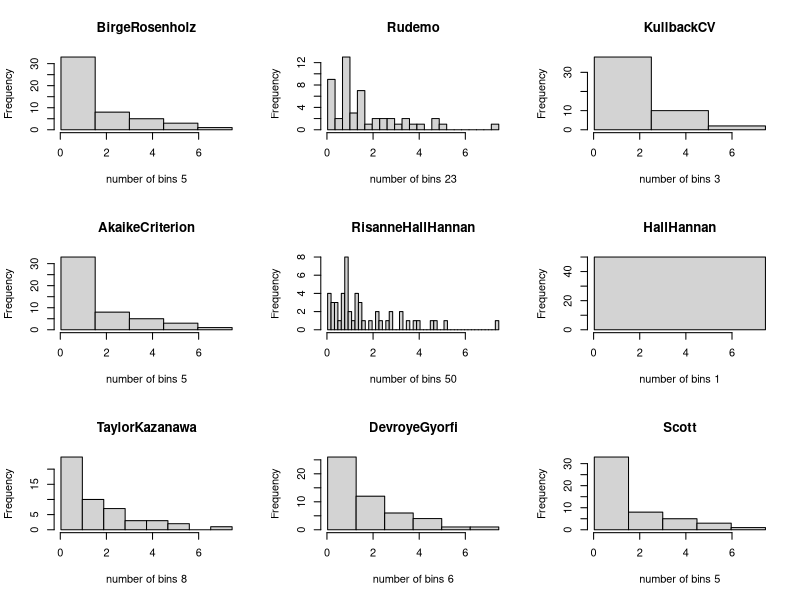
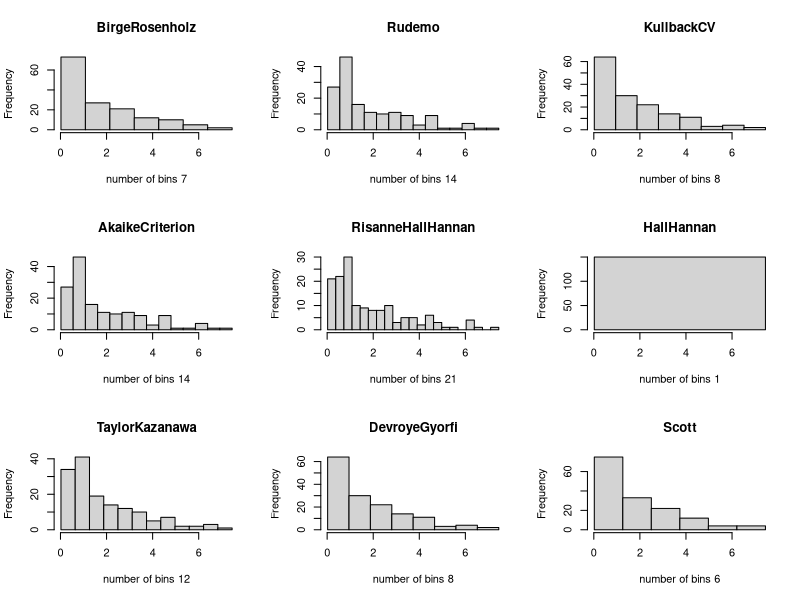
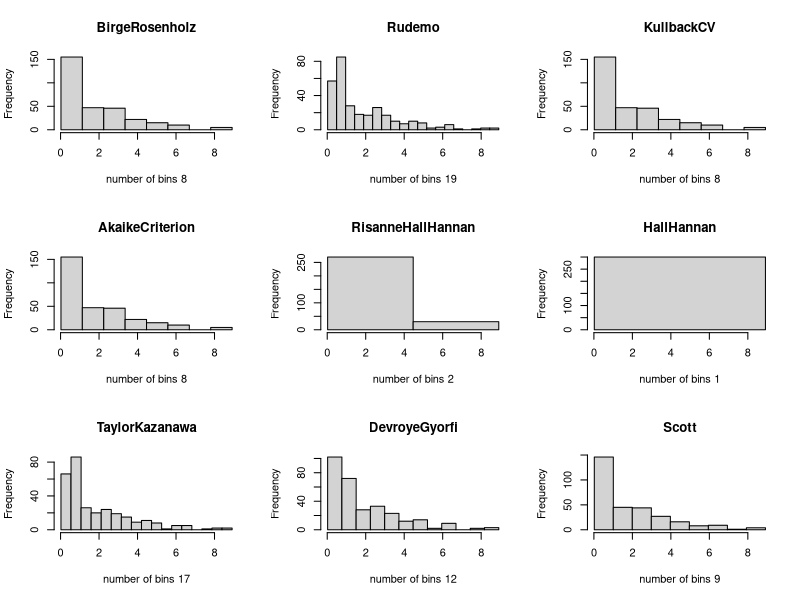

Recreate these plots in R, in order.

## function rg genrate random values from g-alpha
rg <- function(alpha, n) {
    r_exp <- rexp(n, 0.5)
    r_beta <- rbeta(n, 5, 2)
    r_unif <- runif(n)
    ## here I assume the order in the result vector does not matter(iid)
    ## to simplify the method
    r_mix <- r_exp[r_unif < alpha]
    r_mix <- append(r_mix, r_beta[r_unif >= alpha])
    return(r_mix)
}

set.seed(10)
samp_50<- rg(0.8, 50)

set.seed(10)
samp_150 <- rg(0.8, 150)

set.seed(10)
samp_300 <- rg(0.8, 300)
##hist(samp)

## Nine methods taught in lecture
BirgeRosenholz <- function(X) {
    n <- length(X)
    BR <- rep(0,n)
    p <- 2.5
    for(i in c(1:n)) {
        r <- range(X)
        breakSeq <- seq(r[1], r[2], by = (r[2] - r[1])/i)
        h <- hist(X, breaks = breakSeq, plot = FALSE)
        nn <- h$counts
        ## some bins contain zero value so log function will complain, here is to remove zero bins
        if ( sum(nn > 0) != length(nn)) {
            nn <- nn[nn > 0]
        }
        BR[i] <- t(nn) %*% log(nn) + n*log(i) - (i - 1 + (log(i)^p))
    }
    nbins <- which.max(BR)
    maxval4BR <- max(BR)
    return(nbins)
}

Rudemo <- function(X) {
    n <- length(X)
    BR <- rep(0,n)
    for(i in c(1:n)) {
        r <- range(X)
        breakSeq <- seq(r[1], r[2], by = (r[2] - r[1])/i)
        h <- hist(X, breaks = breakSeq, plot = FALSE)
        nn <- h$counts
        BR[i] <- (i * (n + 1) / n^2) * (t(nn) %*% nn) - 2 * i
    }
    nbins <- which.max(BR)
    maxval4BR <- max(BR)
    return(nbins)
}

KullbackCV <- function(X) {
    n <- length(X)
    BR <- rep(0,n)
    for(i in c(1:n)) {
        r <- range(X)
        breakSeq <- seq(r[1], r[2], by = (r[2] - r[1])/i)
        h <- hist(X, breaks = breakSeq, plot = FALSE)
        nn <- h$counts
        if ( sum(nn > 1) != length(nn)) {
            nn <- nn[nn > 0]
        }
        BR[i] <- t(nn) %*% log(nn-1) + n * log(i)
    }
    nbins <- which.max(BR)
    maxval4BR <- max(BR)
    return(nbins)
}

AkaikeCriterion <- function(X) {
    n <- length(X)
    BR <- rep(0,n)
    for(i in c(1:n)) {
        r <- range(X)
        breakSeq <- seq(r[1], r[2], by = (r[2] - r[1])/i)
        h <- hist(X, breaks = breakSeq, plot = FALSE)
        nn <- h$counts
        if ( sum(nn > 0) != length(nn)) {
            nn <- nn[nn > 0]
        }
        BR[i] <- t(nn) %*% log(nn) + n*log(i) - (i - 1)
    }
    nbins <- which.max(BR)
    maxval4BR <- max(BR)
    return(nbins)
}

## slide is different from code provided
RisanneHallHannan <- function(X) {
    n <- length(X)
    BR <- rep(0,n)
    for(i in c(1:n)) {
        r <- range(X)
        breakSeq <- seq(r[1], r[2], by = (r[2] - r[1])/i)
        h <- hist(X, breaks = breakSeq, plot = FALSE)
        nn <- h$counts
        prod_list <- c(1)
        for(j in c(1:i)) {
            prod_list <- append(prod_list, factorial(nn[j]))
        }
        BR[i] <- i^n * ((i - 1)/(i + n - 1)) * prod(prod_list)
##      BR[i] <- i^n * ((i - 1)/(i + n - 1)) * prod(prod_list)
    }
    nbins <- which.max(BR)
    maxval4BR <- max(BR)
    return(nbins)
}

HallHannan <- function(X) {
    n <- length(X)
    BR <- rep(0,n)
    for(i in c(1:n)) {
        r <- range(X)
        breakSeq <- seq(r[1], r[2], by = (r[2] - r[1])/i)
        h <- hist(X, breaks = breakSeq, plot = FALSE)
        nn <- h$counts
        nn <- nn[nn > 0]
        BR[i] <-t(nn - 0.5) %*% log(nn - 0.5) - (n - i/2) * log(n - i/2) + n * log(i) - (i/2) * log(n)
    }
    nbins <- which.min(BR)
    maxval4BR <- min(BR)
    return(nbins)
}

## slide is different from code
TaylorKazanawa <- function(X) {
    s2 <- var(X)
    n <- length(X)
    r <- range(X)
    nbins <- floor((r[2] - r[1])*(n/s2)^(1/3)/2.29)
    return(nbins)
}

DevroyeGyorfi <- function(X) {
    s <- sd(X)
    r <- range(X)
    n <- length(X)
    nbins <- floor((r[2] - r[1])*(n^(1/3)/(s*2.72)))
    return(nbins)
}

Scott <- function(X) {
    s <- sd(X)
    r <- range(X)
    n <- length(X)
    nbins <- floor((r[2] - r[1])*(n^(1/3)/(s * 3.49)))
    return(nbins)
}

list_of_methods <- list(BirgeRosenholz, Rudemo, KullbackCV, AkaikeCriterion, RisanneHallHannan, HallHannan, TaylorKazanawa, DevroyeGyorfi, Scott)
list_of_methods_nm <- list("BirgeRosenholz","Rudemo","KullbackCV","AkaikeCriterion","RisanneHallHannan","HallHannan","TaylorKazanawa","DevroyeGyorfi","Scott")

## list is a list of functions, all have the same interface(takes X as argument)
## X is the random sample data
comp_methods <- function(l,ln, X) {
    n <- length(l)
    result_table <- matrix(rep(0, n*2), nrow = n)
    ## open 9 sub diagrams(n x 1)
    par(mfrow = c(3, 3))
    space <- range(X)
    X_min <- space[1]
    X_max <- space[2]
    ## for(method in l){
    ##     nbins <- method(X)
    ##     result_table[i,1] <- nbins
    ##     i = i + 1
    ##     hist(X, breaks = seq(X_min, X_max, by = (X_max - X_min)/(nbins)))
    ## }

    ## result_list <- lapply(l, FUN = function(method) {
    ##     nbins <- method(X);
    ##     hist(X, breaks = seq(X_min, X_max, by = (X_max - X_min)/nbins));
    ##     return(nbins)
    ## })

    result_list <- Map(function(method, title) {
        nbins <- method(X);
        hist(X, breaks = seq(X_min, X_max, by = (X_max - X_min)/nbins), main = title, xlab = paste("number of bins",nbins))
        return(nbins)
    }, l, ln)

    return(result_list)
}

result_list <- comp_methods(list_of_methods, list_of_methods_nm, samp_50)

dev.new()

result_list <- comp_methods(list_of_methods, list_of_methods_nm, samp_150)

dev.new()

result_list <- comp_methods(list_of_methods, list_of_methods_nm, samp_300)
